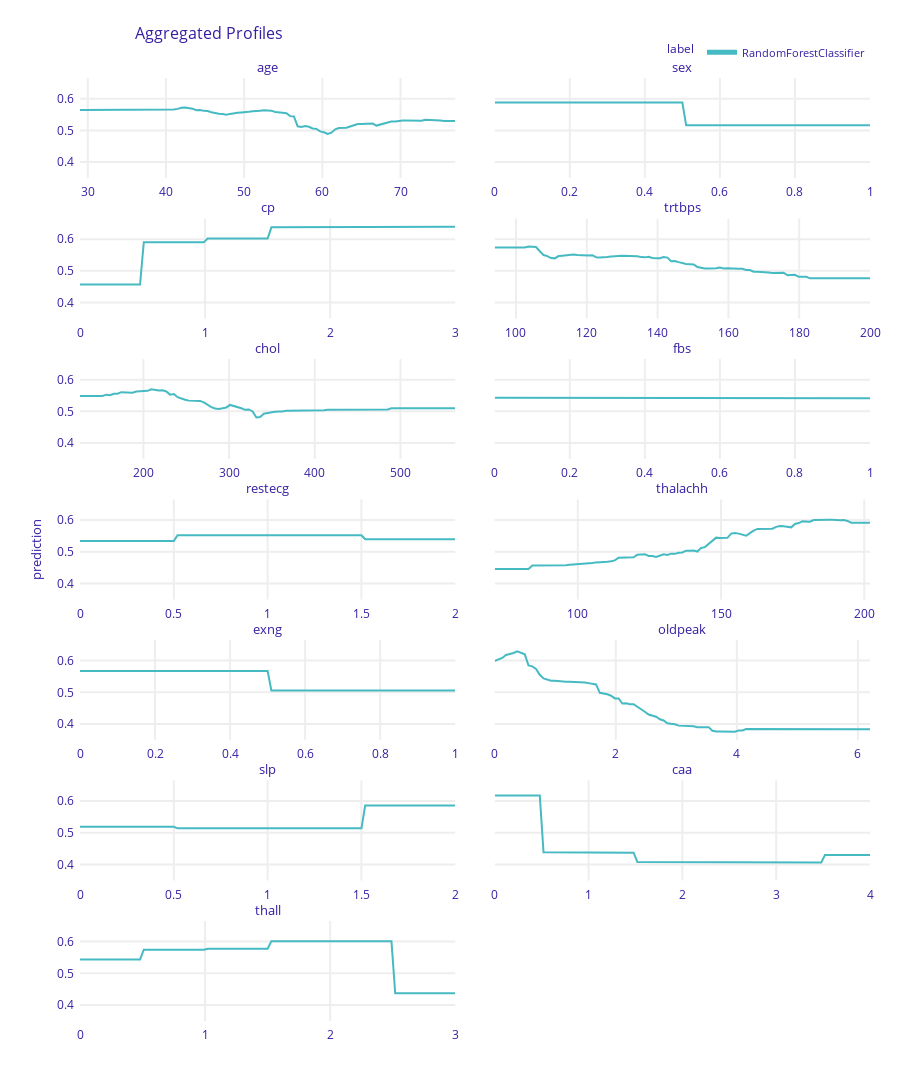

Notebook cell for this chart:
### Markdown cell above
### PDP

### Code cell
pdp = explainer.model_profile()
fig3 = pdp.plot(show=False)
fig3.show()
